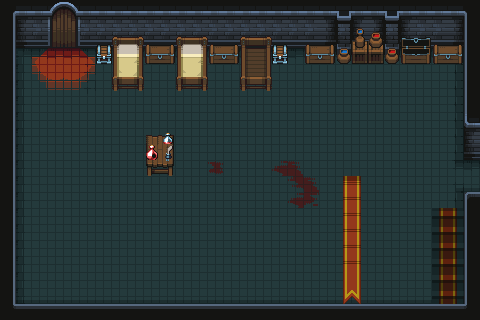

Below is a game level as drawn by its tile map, then a one-line description and the .tmx that defines it (tile-layer data replaced by summaries):
An orthogonal 30x20 tile map with 16x16 px tiles, 4 tile layers (Floor Layer, Walls Layer, Furniture Layer, Object layer), 2 tilesets.

<map version="1.10" tiledversion="1.11.0" orientation="orthogonal" renderorder="right-down" width="30" height="20" tilewidth="16" tileheight="16" infinite="0" nextlayerid="6" nextobjectid="1">
 <tileset firstgid="1" source="free_dungon_tiles.tsx" />
 <tileset firstgid="626" source="free_dungeon_items.tsx" />
 <layer id="1" name="Floor Layer" width="30" height="20">
  <data>[600 cells, 600 non-empty, 19 distinct tile ids]</data>
 </layer>
 <layer id="5" name="Walls Layer" width="30" height="20">
  <properties>
   <property name="collidable" type="bool" value="true" />
  </properties>
  <data>[600 cells, 180 non-empty, 45 distinct tile ids]</data>
 </layer>
 <layer id="3" name="Furniture Layer" width="30" height="20">
  <properties>
   <property name="collidable" type="bool" value="true" />
  </properties>
  <data>[600 cells, 46 non-empty, 30 distinct tile ids]</data>
 </layer>
 <layer id="4" name="Object layer" width="30" height="20">
  <data>[600 cells, 20 non-empty, 15 distinct tile ids]</data>
 </layer>
</map>
